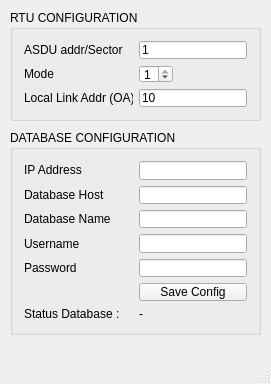
<?xml version="1.0" encoding="UTF-8"?>
<ui version="4.0">
 <class>MainWindow</class>
 <widget class="QMainWindow" name="MainWindow">
  <property name="geometry">
   <rect>
    <x>0</x>
    <y>0</y>
    <width>271</width>
    <height>384</height>
   </rect>
  </property>
  <property name="sizePolicy">
   <sizepolicy hsizetype="Fixed" vsizetype="Fixed">
    <horstretch>0</horstretch>
    <verstretch>0</verstretch>
   </sizepolicy>
  </property>
  <property name="minimumSize">
   <size>
    <width>0</width>
    <height>120</height>
   </size>
  </property>
  <property name="maximumSize">
   <size>
    <width>16000</width>
    <height>16000</height>
   </size>
  </property>
  <property name="windowTitle">
   <string>Protocol IEC 60870-5-104</string>
  </property>
  <property name="windowIcon">
   <iconset>
    <normaloff>../Hmi_IEC_104/img/LEN.png</normaloff>../Hmi_IEC_104/img/LEN.png</iconset>
  </property>
  <widget class="QWidget" name="centralWidget">
   <widget class="QGroupBox" name="groupBox">
    <property name="geometry">
     <rect>
      <x>10</x>
      <y>130</y>
      <width>251</width>
      <height>205</height>
     </rect>
    </property>
    <property name="title">
     <string>DATABASE CONFIGURATION</string>
    </property>
    <layout class="QGridLayout" name="gridLayout">
     <item row="0" column="0">
      <widget class="QLabel" name="lIP">
       <property name="sizePolicy">
        <sizepolicy hsizetype="Preferred" vsizetype="Fixed">
         <horstretch>0</horstretch>
         <verstretch>0</verstretch>
        </sizepolicy>
       </property>
       <property name="text">
        <string>IP Address</string>
       </property>
      </widget>
     </item>
     <item row="0" column="1">
      <widget class="QLineEdit" name="leIPRemoto">
       <property name="sizePolicy">
        <sizepolicy hsizetype="Fixed" vsizetype="Fixed">
         <horstretch>0</horstretch>
         <verstretch>0</verstretch>
        </sizepolicy>
       </property>
      </widget>
     </item>
     <item row="1" column="0">
      <widget class="QLabel" name="label">
       <property name="text">
        <string>Database Host</string>
       </property>
      </widget>
     </item>
     <item row="1" column="1">
      <widget class="QLineEdit" name="leDbHost">
       <property name="sizePolicy">
        <sizepolicy hsizetype="Fixed" vsizetype="Fixed">
         <horstretch>0</horstretch>
         <verstretch>0</verstretch>
        </sizepolicy>
       </property>
       <property name="text">
        <string/>
       </property>
      </widget>
     </item>
     <item row="2" column="0">
      <widget class="QLabel" name="label_2">
       <property name="text">
        <string>Database Name</string>
       </property>
      </widget>
     </item>
     <item row="2" column="1">
      <widget class="QLineEdit" name="leDbName">
       <property name="sizePolicy">
        <sizepolicy hsizetype="Fixed" vsizetype="Fixed">
         <horstretch>0</horstretch>
         <verstretch>0</verstretch>
        </sizepolicy>
       </property>
       <property name="text">
        <string/>
       </property>
      </widget>
     </item>
     <item row="3" column="0">
      <widget class="QLabel" name="label_4">
       <property name="text">
        <string>Username</string>
       </property>
      </widget>
     </item>
     <item row="3" column="1">
      <widget class="QLineEdit" name="leDbPass_2">
       <property name="sizePolicy">
        <sizepolicy hsizetype="Fixed" vsizetype="Fixed">
         <horstretch>0</horstretch>
         <verstretch>0</verstretch>
        </sizepolicy>
       </property>
       <property name="text">
        <string/>
       </property>
      </widget>
     </item>
     <item row="4" column="0">
      <widget class="QLabel" name="label_3">
       <property name="text">
        <string>Password</string>
       </property>
      </widget>
     </item>
     <item row="4" column="1">
      <widget class="QLineEdit" name="leDbPass">
       <property name="sizePolicy">
        <sizepolicy hsizetype="Fixed" vsizetype="Fixed">
         <horstretch>0</horstretch>
         <verstretch>0</verstretch>
        </sizepolicy>
       </property>
       <property name="text">
        <string/>
       </property>
      </widget>
     </item>
     <item row="5" column="1">
      <widget class="QPushButton" name="pbConnect_2">
       <property name="sizePolicy">
        <sizepolicy hsizetype="Minimum" vsizetype="Preferred">
         <horstretch>0</horstretch>
         <verstretch>0</verstretch>
        </sizepolicy>
       </property>
       <property name="text">
        <string>Save Config</string>
       </property>
      </widget>
     </item>
     <item row="6" column="0">
      <widget class="QLabel" name="label_6">
       <property name="text">
        <string>Status Database :</string>
       </property>
      </widget>
     </item>
     <item row="6" column="1">
      <widget class="QLabel" name="label_status">
       <property name="text">
        <string>-</string>
       </property>
      </widget>
     </item>
    </layout>
   </widget>
   <widget class="QGroupBox" name="groupBox_2">
    <property name="geometry">
     <rect>
      <x>10</x>
      <y>10</y>
      <width>251</width>
      <height>111</height>
     </rect>
    </property>
    <property name="title">
     <string>RTU CONFIGURATION</string>
    </property>
    <layout class="QGridLayout" name="gridLayout_2">
     <item row="0" column="0">
      <widget class="QLabel" name="lDb">
       <property name="sizePolicy">
        <sizepolicy hsizetype="Fixed" vsizetype="Fixed">
         <horstretch>0</horstretch>
         <verstretch>0</verstretch>
        </sizepolicy>
       </property>
       <property name="text">
        <string>ASDU addr/Sector</string>
       </property>
      </widget>
     </item>
     <item row="0" column="1">
      <widget class="QLineEdit" name="leAsduAddr">
       <property name="sizePolicy">
        <sizepolicy hsizetype="Fixed" vsizetype="Fixed">
         <horstretch>0</horstretch>
         <verstretch>0</verstretch>
        </sizepolicy>
       </property>
       <property name="text">
        <string>1</string>
       </property>
      </widget>
     </item>
     <item row="2" column="0">
      <widget class="QLabel" name="lIP_2">
       <property name="sizePolicy">
        <sizepolicy hsizetype="Preferred" vsizetype="Fixed">
         <horstretch>0</horstretch>
         <verstretch>0</verstretch>
        </sizepolicy>
       </property>
       <property name="text">
        <string>Mode</string>
       </property>
      </widget>
     </item>
     <item row="2" column="1">
      <widget class="QSpinBox" name="sb">
       <property name="sizePolicy">
        <sizepolicy hsizetype="Fixed" vsizetype="Fixed">
         <horstretch>0</horstretch>
         <verstretch>0</verstretch>
        </sizepolicy>
       </property>
       <property name="maximum">
        <number>1</number>
       </property>
       <property name="value">
        <number>1</number>
       </property>
      </widget>
     </item>
     <item row="3" column="0">
      <widget class="QLabel" name="lDb_2">
       <property name="sizePolicy">
        <sizepolicy hsizetype="Fixed" vsizetype="Fixed">
         <horstretch>0</horstretch>
         <verstretch>0</verstretch>
        </sizepolicy>
       </property>
       <property name="text">
        <string>Local Link Addr (OA)</string>
       </property>
      </widget>
     </item>
     <item row="3" column="1">
      <widget class="QLineEdit" name="leMasterAddr">
       <property name="sizePolicy">
        <sizepolicy hsizetype="Fixed" vsizetype="Fixed">
         <horstretch>0</horstretch>
         <verstretch>0</verstretch>
        </sizepolicy>
       </property>
       <property name="text">
        <string>10</string>
       </property>
      </widget>
     </item>
    </layout>
   </widget>
  </widget>
  <widget class="QStatusBar" name="statusBar"/>
 </widget>
 <layoutdefault spacing="6" margin="11"/>
 <tabstops>
  <tabstop>sb</tabstop>
  <tabstop>leDbHost</tabstop>
  <tabstop>leDbName</tabstop>
  <tabstop>leDbPass_2</tabstop>
  <tabstop>leDbPass</tabstop>
  <tabstop>pbConnect_2</tabstop>
  <tabstop>leIPRemoto</tabstop>
 </tabstops>
 <resources/>
 <connections/>
</ui>
